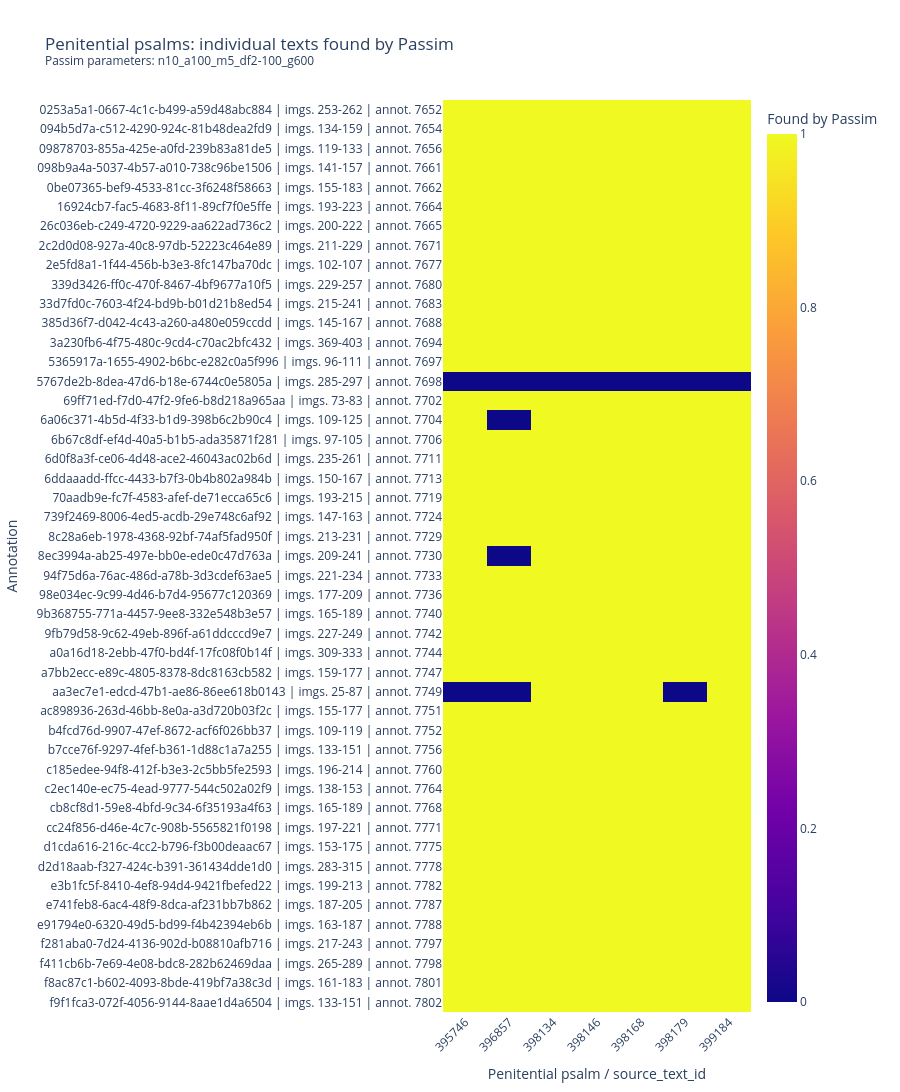

Write notebook code for a chart like this one.
### Markdown cell above
### 3.3.3. Heatmap penitential psalms

### Code cell
penitential_heatmap_long = build_text_presence_heatmap_df(
    plot_df,
    work_type="Penitential psalms"
)

penitential_heatmap_matrix = penitential_heatmap_long.pivot_table(
    index="annotation_label",
    columns="source_text_id",
    values="found",
    aggfunc="max",
    fill_value=0
)

fig = px.imshow(
    penitential_heatmap_matrix,
    aspect="auto",
    zmin=0,
    zmax=1,
    labels={
        "x": "Penitential psalm / source_text_id",
        "y": "Annotation",
        "color": "Found by Passim"
    },
    title=f"Penitential psalms: individual texts found by Passim<br><sup>Passim parameters: n10_a100_m5_df2-100_g600</sup>"
)

fig.update_layout(
    width=900,
    height=max(400, 30 * len(penitential_heatmap_matrix)),
    xaxis_tickangle=-45,
)

fig.show()

### Figure 1 — Plotly figure (JSON) as saved in the notebook; plotly's stock layout.template omitted (floating-point values rounded to 4 significant figures; data arrays with more than 128 entries replaced by an {"elided": "..."} marker saying what was removed)
{"data": [{"coloraxis": "coloraxis", "hovertemplate": "Penitential psalm / source_text_id: %{x}<br>Annotation: %{y}<br>Found by Passim: %{z}<extra></extra>", "name": "0", "type": "heatmap", "x": ["395746", "396857", "398134", "398146", "398168", "398179", "399184"], "xaxis": "x", "y": ["0253a5a1-0667-4c1c-b499-a59d48abc884 | imgs. 253-262 | annot. 7652", "094b5d7a-c512-4290-924c-81b48dea2fd9 | imgs. 134-159 | annot. 7654", "09878703-855a-425e-a0fd-239b83a81de5 | imgs. 119-133 | annot. 7656", "098b9a4a-5037-4b57-a010-738c96be1506 | imgs. 141-157 | annot. 7661", "0be07365-bef9-4533-81cc-3f6248f58663 | imgs. 155-183 | annot. 7662", "16924cb7-fac5-4683-8f11-89cf7f0e5ffe | imgs. 193-223 | annot. 7664", "26c036eb-c249-4720-9229-aa622ad736c2 | imgs. 200-222 | annot. 7665", "2c2d0d08-927a-40c8-97db-52223c464e89 | imgs. 211-229 | annot. 7671", "2e5fd8a1-1f44-456b-b3e3-8fc147ba70dc | imgs. 102-107 | annot. 7677", "339d3426-ff0c-470f-8467-4bf9677a10f5 | imgs. 229-257 | annot. 7680", "33d7fd0c-7603-4f24-bd9b-b01d21b8ed54 | imgs. 215-241 | annot. 7683", "385d36f7-d042-4c43-a260-a480e059ccdd | imgs. 145-167 | annot. 7688", "3a230fb6-4f75-480c-9cd4-c70ac2bfc432 | imgs. 369-403 | annot. 7694", "5365917a-1655-4902-b6bc-e282c0a5f996 | imgs. 96-111 | annot. 7697", "5767de2b-8dea-47d6-b18e-6744c0e5805a | imgs. 285-297 | annot. 7698", "69ff71ed-f7d0-47f2-9fe6-b8d218a965aa | imgs. 73-83 | annot. 7702", "6a06c371-4b5d-4f33-b1d9-398b6c2b90c4 | imgs. 109-125 | annot. 7704", "6b67c8df-ef4d-40a5-b1b5-ada35871f281 | imgs. 97-105 | annot. 7706", "6d0f8a3f-ce06-4d48-ace2-46043ac02b6d | imgs. 235-261 | annot. 7711", "6ddaaadd-ffcc-4433-b7f3-0b4b802a984b | imgs. 150-167 | annot. 7713", "70aadb9e-fc7f-4583-afef-de71ecca65c6 | imgs. 193-215 | annot. 7719", "739f2469-8006-4ed5-acdb-29e748c6af92 | imgs. 147-163 | annot. 7724", "8c28a6eb-1978-4368-92bf-74af5fad950f | imgs. 213-231 | annot. 7729", "8ec3994a-ab25-497e-bb0e-ede0c47d763a | imgs. 209-241 | annot. 7730", "94f75d6a-76ac-486d-a78b-3d3cdef63ae5 | imgs. 221-234 | annot. 7733", "98e034ec-9c99-4d46-b7d4-95677c120369 | imgs. 177-209 | annot. 7736", "9b368755-771a-4457-9ee8-332e548b3e57 | imgs. 165-189 | annot. 7740", "9fb79d58-9c62-49eb-896f-a61ddcccd9e7 | imgs. 227-249 | annot. 7742", "a0a16d18-2ebb-47f0-bd4f-17fc08f0b14f | imgs. 309-333 | annot. 7744", "a7bb2ecc-e89c-4805-8378-8dc8163cb582 | imgs. 159-177 | annot. 7747", "aa3ec7e1-edcd-47b1-ae86-86ee618b0143 | imgs. 25-87 | annot. 7749", "ac898936-263d-46bb-8e0a-a3d720b03f2c | imgs. 155-177 | annot. 7751", "b4fcd76d-9907-47ef-8672-acf6f026bb37 | imgs. 109-119 | annot. 7752", "b7cce76f-9297-4fef-b361-1d88c1a7a255 | imgs. 133-151 | annot. 7756", "c185edee-94f8-412f-b3e3-2c5bb5fe2593 | imgs. 196-214 | annot. 7760", "c2ec140e-ec75-4ead-9777-544c502a02f9 | imgs. 138-153 | annot. 7764", "cb8cf8d1-59e8-4bfd-9c34-6f35193a4f63 | imgs. 165-189 | annot. 7768", "cc24f856-d46e-4c7c-908b-5565821f0198 | imgs. 197-221 | annot. 7771", "d1cda616-216c-4cc2-b796-f3b00deaac67 | imgs. 153-175 | annot. 7775", "d2d18aab-f327-424c-b391-361434dde1d0 | imgs. 283-315 | annot. 7778", "e3b1fc5f-8410-4ef8-94d4-9421fbefed22 | imgs. 199-213 | annot. 7782", "e741feb8-6ac4-48f9-8dca-af231bb7b862 | imgs. 187-205 | annot. 7787", "e91794e0-6320-49d5-bd99-f4b42394eb6b | imgs. 163-187 | annot. 7788", "f281aba0-7d24-4136-902d-b08810afb716 | imgs. 217-243 | annot. 7797", "f411cb6b-7e69-4e08-bdc8-282b62469daa | imgs. 265-289 | annot. 7798", "f8ac87c1-b602-4093-8bde-419bf7a38c3d | imgs. 161-183 | annot. 7801", "f9f1fca3-072f-4056-9144-8aae1d4a6504 | imgs. 133-151 | annot. 7802"], "yaxis": "y", "z": {"elided": "47x7 int values"}}], "layout": {"coloraxis": {"cmax": 1, "cmin": 0, "colorbar": {"title": {"text": "Found by Passim"}}, "colorscale": [[0, "#0d0887"], [0.1111, "#46039f"], [0.2222, "#7201a8"], [0.3333, "#9c179e"], [0.4444, "#bd3786"], [0.5556, "#d8576b"], [0.6667, "#ed7953"], [0.7778, "#fb9f3a"], [0.8889, "#fdca26"], [1, "#f0f921"]]}, "height": 1410, "title": {"text": "Penitential psalms: individual texts found by Passim<br><sup>Passim parameters: n10_a100_m5_df2-100_g600</sup>"}, "width": 900, "xaxis": {"anchor": "y", "domain": [0, 1], "tickangle": -45, "title": {"text": "Penitential psalm / source_text_id"}}, "yaxis": {"anchor": "x", "autorange": "reversed", "domain": [0, 1], "title": {"text": "Annotation"}}}}
